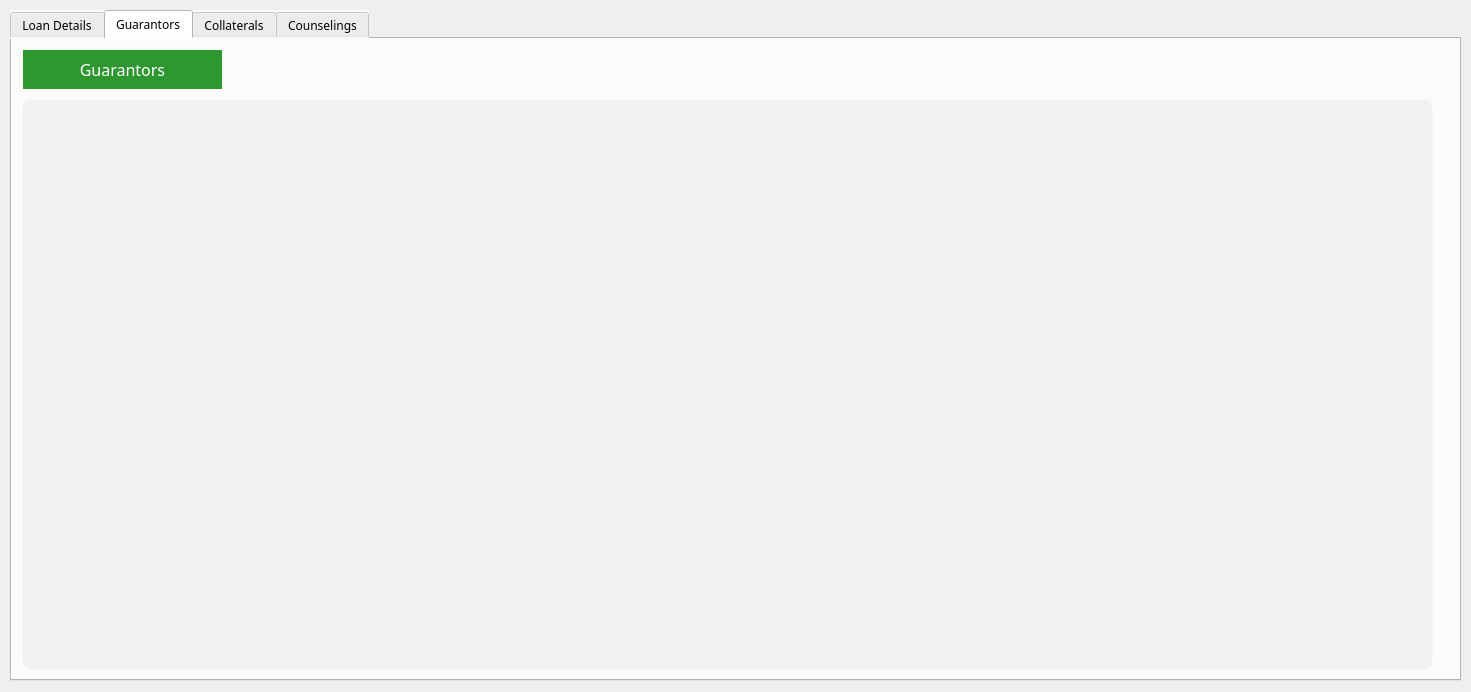
<?xml version="1.0" encoding="UTF-8"?>
<ui version="4.0">
 <class>MainWindow</class>
 <widget class="QMainWindow" name="MainWindow">
  <property name="geometry">
   <rect>
    <x>0</x>
    <y>0</y>
    <width>1471</width>
    <height>692</height>
   </rect>
  </property>
  <property name="windowTitle">
   <string>Details</string>
  </property>
  <property name="styleSheet">
   <string notr="true">background-color: #fbfbfb;

QPushButton {
    background-color: #0077c2;
    color: white;
    border: 1px solid transparent;
    border-radius: 10px;
    padding: 5px 10px;
}

QPushButton:hover {
    border: 1px solid white;
}

QPushButton:pressed {
    background-color: #005f9e;
    padding-top: 6px;
    padding-bottom: 4px;
}

QPushButton:disabled {
    background-color: lightgray;
    color: gray;
    border: 1px solid gray;
}
</string>
  </property>
  <widget class="QWidget" name="centralwidget">
   <widget class="QTabWidget" name="tabWidget">
    <property name="geometry">
     <rect>
      <x>10</x>
      <y>10</y>
      <width>1451</width>
      <height>671</height>
     </rect>
    </property>
    <property name="font">
     <font>
      <family>Arial Black</family>
     </font>
    </property>
    <property name="styleSheet">
     <string notr="true">background-color: #fbfbfb;</string>
    </property>
    <property name="currentIndex">
     <number>1</number>
    </property>
    <widget class="QWidget" name="tab_2">
     <attribute name="title">
      <string>Loan Details</string>
     </attribute>
     <widget class="QLabel" name="label_16">
      <property name="geometry">
       <rect>
        <x>20</x>
        <y>130</y>
        <width>201</width>
        <height>41</height>
       </rect>
      </property>
      <property name="font">
       <font>
        <family>Arial Black</family>
        <pointsize>12</pointsize>
       </font>
      </property>
      <property name="styleSheet">
       <string notr="true">background-color: #2e9730; color: white;</string>
      </property>
      <property name="frameShape">
       <enum>QFrame::Box</enum>
      </property>
      <property name="text">
       <string>Repayment Schedule</string>
      </property>
      <property name="alignment">
       <set>Qt::AlignCenter</set>
      </property>
     </widget>
     <widget class="QTableView" name="repaymentScheduleTable">
      <property name="geometry">
       <rect>
        <x>20</x>
        <y>182</y>
        <width>711</width>
        <height>451</height>
       </rect>
      </property>
      <property name="font">
       <font>
        <family>Arial Black</family>
       </font>
      </property>
      <property name="styleSheet">
       <string notr="true">background-color: #f1f1f1;
border: 1px solid transparent;
border-radius: 10px;</string>
      </property>
     </widget>
     <widget class="QTableView" name="receivedTable">
      <property name="geometry">
       <rect>
        <x>740</x>
        <y>182</y>
        <width>691</width>
        <height>451</height>
       </rect>
      </property>
      <property name="font">
       <font>
        <family>Arial Black</family>
       </font>
      </property>
      <property name="styleSheet">
       <string notr="true">background-color: #f1f1f1;
border: 1px solid transparent;
border-radius: 10px;</string>
      </property>
     </widget>
     <widget class="QLabel" name="label_17">
      <property name="geometry">
       <rect>
        <x>740</x>
        <y>130</y>
        <width>201</width>
        <height>41</height>
       </rect>
      </property>
      <property name="font">
       <font>
        <family>Arial Black</family>
        <pointsize>12</pointsize>
       </font>
      </property>
      <property name="styleSheet">
       <string notr="true">background-color: #2e9730; color: white;</string>
      </property>
      <property name="frameShape">
       <enum>QFrame::Box</enum>
      </property>
      <property name="text">
       <string>Received</string>
      </property>
      <property name="alignment">
       <set>Qt::AlignCenter</set>
      </property>
     </widget>
     <widget class="QLabel" name="label_33">
      <property name="geometry">
       <rect>
        <x>740</x>
        <y>10</y>
        <width>160</width>
        <height>31</height>
       </rect>
      </property>
      <property name="minimumSize">
       <size>
        <width>160</width>
        <height>0</height>
       </size>
      </property>
      <property name="maximumSize">
       <size>
        <width>200</width>
        <height>16777215</height>
       </size>
      </property>
      <property name="font">
       <font>
        <family>Arial Black</family>
        <pointsize>9</pointsize>
       </font>
      </property>
      <property name="styleSheet">
       <string notr="true">background-color:rgb(241, 241, 241);
border: 1px solid #ef9a9a;
border-radius: 10px;</string>
      </property>
      <property name="frameShape">
       <enum>QFrame::Box</enum>
      </property>
      <property name="text">
       <string>Loan Amount</string>
      </property>
      <property name="alignment">
       <set>Qt::AlignCenter</set>
      </property>
     </widget>
     <widget class="QLabel" name="loanOfficer">
      <property name="geometry">
       <rect>
        <x>140</x>
        <y>90</y>
        <width>110</width>
        <height>31</height>
       </rect>
      </property>
      <property name="minimumSize">
       <size>
        <width>110</width>
        <height>0</height>
       </size>
      </property>
      <property name="maximumSize">
       <size>
        <width>110</width>
        <height>16777215</height>
       </size>
      </property>
      <property name="font">
       <font>
        <family>Arial Black</family>
       </font>
      </property>
      <property name="styleSheet">
       <string notr="true">QLabel {
    border: 1px solid black;
    background-color: transparent;
    color: black;
}

QLabel:disabled {
    border: 1px solid lightgray;
    background-color: rgb(236, 236, 236);
    color: lightgray;
}
</string>
      </property>
      <property name="frameShape">
       <enum>QFrame::Box</enum>
      </property>
      <property name="text">
       <string/>
      </property>
     </widget>
     <widget class="QLabel" name="loanStatus">
      <property name="geometry">
       <rect>
        <x>140</x>
        <y>50</y>
        <width>110</width>
        <height>31</height>
       </rect>
      </property>
      <property name="minimumSize">
       <size>
        <width>110</width>
        <height>0</height>
       </size>
      </property>
      <property name="maximumSize">
       <size>
        <width>110</width>
        <height>16777215</height>
       </size>
      </property>
      <property name="font">
       <font>
        <family>Arial Black</family>
       </font>
      </property>
      <property name="styleSheet">
       <string notr="true">QLabel {
    border: 1px solid black;
    background-color: transparent;
    color: black;
}

QLabel:disabled {
    border: 1px solid lightgray;
    background-color: rgb(236, 236, 236);
    color: lightgray;
}
</string>
      </property>
      <property name="frameShape">
       <enum>QFrame::Box</enum>
      </property>
      <property name="text">
       <string/>
      </property>
     </widget>
     <widget class="QLabel" name="label_40">
      <property name="geometry">
       <rect>
        <x>1099</x>
        <y>10</y>
        <width>171</width>
        <height>31</height>
       </rect>
      </property>
      <property name="minimumSize">
       <size>
        <width>160</width>
        <height>0</height>
       </size>
      </property>
      <property name="maximumSize">
       <size>
        <width>200</width>
        <height>16777215</height>
       </size>
      </property>
      <property name="font">
       <font>
        <family>Arial Black</family>
        <pointsize>9</pointsize>
       </font>
      </property>
      <property name="styleSheet">
       <string notr="true">background-color:rgb(241, 241, 241);
border: 1px solid #ef9a9a;
border-radius: 10px;</string>
      </property>
      <property name="frameShape">
       <enum>QFrame::Box</enum>
      </property>
      <property name="text">
       <string>Repayment Cycle</string>
      </property>
      <property name="alignment">
       <set>Qt::AlignCenter</set>
      </property>
     </widget>
     <widget class="QLabel" name="loanAmount">
      <property name="geometry">
       <rect>
        <x>920</x>
        <y>10</y>
        <width>110</width>
        <height>31</height>
       </rect>
      </property>
      <property name="minimumSize">
       <size>
        <width>110</width>
        <height>0</height>
       </size>
      </property>
      <property name="maximumSize">
       <size>
        <width>110</width>
        <height>16777215</height>
       </size>
      </property>
      <property name="font">
       <font>
        <family>Arial Black</family>
       </font>
      </property>
      <property name="styleSheet">
       <string notr="true">QLabel {
    border: 1px solid black;
    background-color: transparent;
    color: black;
}

QLabel:disabled {
    border: 1px solid lightgray;
    background-color: rgb(236, 236, 236);
    color: lightgray;
}
</string>
      </property>
      <property name="frameShape">
       <enum>QFrame::Box</enum>
      </property>
      <property name="text">
       <string/>
      </property>
     </widget>
     <widget class="QLabel" name="label_42">
      <property name="geometry">
       <rect>
        <x>1099</x>
        <y>50</y>
        <width>171</width>
        <height>31</height>
       </rect>
      </property>
      <property name="minimumSize">
       <size>
        <width>160</width>
        <height>0</height>
       </size>
      </property>
      <property name="maximumSize">
       <size>
        <width>200</width>
        <height>16777215</height>
       </size>
      </property>
      <property name="font">
       <font>
        <family>Arial Black</family>
        <pointsize>9</pointsize>
       </font>
      </property>
      <property name="styleSheet">
       <string notr="true">background-color:rgb(241, 241, 241);
border: 1px solid #ef9a9a;
border-radius: 10px;</string>
      </property>
      <property name="frameShape">
       <enum>QFrame::Box</enum>
      </property>
      <property name="text">
       <string> Number of Repayment</string>
      </property>
      <property name="alignment">
       <set>Qt::AlignCenter</set>
      </property>
     </widget>
     <widget class="QLabel" name="numberOfRepayment">
      <property name="geometry">
       <rect>
        <x>1280</x>
        <y>50</y>
        <width>110</width>
        <height>31</height>
       </rect>
      </property>
      <property name="minimumSize">
       <size>
        <width>110</width>
        <height>0</height>
       </size>
      </property>
      <property name="maximumSize">
       <size>
        <width>110</width>
        <height>16777215</height>
       </size>
      </property>
      <property name="font">
       <font>
        <family>Arial Black</family>
       </font>
      </property>
      <property name="styleSheet">
       <string notr="true">QLabel {
    border: 1px solid black;
    background-color: transparent;
    color: black;
}

QLabel:disabled {
    border: 1px solid lightgray;
    background-color: rgb(236, 236, 236);
    color: lightgray;
}
</string>
      </property>
      <property name="frameShape">
       <enum>QFrame::Box</enum>
      </property>
      <property name="text">
       <string/>
      </property>
     </widget>
     <widget class="QLabel" name="label_35">
      <property name="geometry">
       <rect>
        <x>740</x>
        <y>50</y>
        <width>160</width>
        <height>31</height>
       </rect>
      </property>
      <property name="minimumSize">
       <size>
        <width>160</width>
        <height>0</height>
       </size>
      </property>
      <property name="maximumSize">
       <size>
        <width>200</width>
        <height>16777215</height>
       </size>
      </property>
      <property name="font">
       <font>
        <family>Arial Black</family>
        <pointsize>9</pointsize>
       </font>
      </property>
      <property name="styleSheet">
       <string notr="true">background-color:rgb(241, 241, 241);
border: 1px solid #ef9a9a;
border-radius: 10px;</string>
      </property>
      <property name="frameShape">
       <enum>QFrame::Box</enum>
      </property>
      <property name="text">
       <string>Interest Rate</string>
      </property>
      <property name="alignment">
       <set>Qt::AlignCenter</set>
      </property>
     </widget>
     <widget class="QLabel" name="label_70">
      <property name="geometry">
       <rect>
        <x>260</x>
        <y>10</y>
        <width>110</width>
        <height>31</height>
       </rect>
      </property>
      <property name="minimumSize">
       <size>
        <width>110</width>
        <height>0</height>
       </size>
      </property>
      <property name="maximumSize">
       <size>
        <width>110</width>
        <height>16777215</height>
       </size>
      </property>
      <property name="font">
       <font>
        <family>Arial Black</family>
        <pointsize>9</pointsize>
       </font>
      </property>
      <property name="styleSheet">
       <string notr="true">background-color:rgb(241, 241, 241);
border: 1px solid #ef9a9a;
border-radius: 10px;</string>
      </property>
      <property name="frameShape">
       <enum>QFrame::Box</enum>
      </property>
      <property name="text">
       <string>Contract Date</string>
      </property>
      <property name="alignment">
       <set>Qt::AlignCenter</set>
      </property>
     </widget>
     <widget class="QLabel" name="label_37">
      <property name="geometry">
       <rect>
        <x>20</x>
        <y>90</y>
        <width>110</width>
        <height>31</height>
       </rect>
      </property>
      <property name="minimumSize">
       <size>
        <width>110</width>
        <height>0</height>
       </size>
      </property>
      <property name="maximumSize">
       <size>
        <width>110</width>
        <height>16777215</height>
       </size>
      </property>
      <property name="font">
       <font>
        <family>Arial Black</family>
        <pointsize>9</pointsize>
       </font>
      </property>
      <property name="styleSheet">
       <string notr="true">background-color:rgb(241, 241, 241);
border: 1px solid #ef9a9a;
border-radius: 10px;</string>
      </property>
      <property name="frameShape">
       <enum>QFrame::Box</enum>
      </property>
      <property name="text">
       <string>Loan Officer</string>
      </property>
      <property name="alignment">
       <set>Qt::AlignCenter</set>
      </property>
     </widget>
     <widget class="QLabel" name="repaymentCycle">
      <property name="geometry">
       <rect>
        <x>1280</x>
        <y>10</y>
        <width>110</width>
        <height>31</height>
       </rect>
      </property>
      <property name="minimumSize">
       <size>
        <width>110</width>
        <height>0</height>
       </size>
      </property>
      <property name="maximumSize">
       <size>
        <width>110</width>
        <height>16777215</height>
       </size>
      </property>
      <property name="font">
       <font>
        <family>Arial Black</family>
       </font>
      </property>
      <property name="styleSheet">
       <string notr="true">QLabel {
    border: 1px solid black;
    background-color: transparent;
    color: black;
}

QLabel:disabled {
    border: 1px solid lightgray;
    background-color: rgb(236, 236, 236);
    color: lightgray;
}
</string>
      </property>
      <property name="frameShape">
       <enum>QFrame::Box</enum>
      </property>
      <property name="text">
       <string/>
      </property>
     </widget>
     <widget class="QLabel" name="label_24">
      <property name="geometry">
       <rect>
        <x>20</x>
        <y>10</y>
        <width>110</width>
        <height>31</height>
       </rect>
      </property>
      <property name="minimumSize">
       <size>
        <width>110</width>
        <height>0</height>
       </size>
      </property>
      <property name="maximumSize">
       <size>
        <width>110</width>
        <height>16777215</height>
       </size>
      </property>
      <property name="font">
       <font>
        <family>Arial Black</family>
        <pointsize>9</pointsize>
       </font>
      </property>
      <property name="styleSheet">
       <string notr="true">background-color:rgb(241, 241, 241);
border: 1px solid #ef9a9a;
border-radius: 10px;</string>
      </property>
      <property name="frameShape">
       <enum>QFrame::Box</enum>
      </property>
      <property name="text">
       <string>Loan No.</string>
      </property>
      <property name="alignment">
       <set>Qt::AlignCenter</set>
      </property>
     </widget>
     <widget class="QLabel" name="label_44">
      <property name="geometry">
       <rect>
        <x>20</x>
        <y>50</y>
        <width>110</width>
        <height>31</height>
       </rect>
      </property>
      <property name="minimumSize">
       <size>
        <width>110</width>
        <height>0</height>
       </size>
      </property>
      <property name="maximumSize">
       <size>
        <width>110</width>
        <height>16777215</height>
       </size>
      </property>
      <property name="font">
       <font>
        <family>Arial Black</family>
        <pointsize>9</pointsize>
       </font>
      </property>
      <property name="styleSheet">
       <string notr="true">background-color:rgb(241, 241, 241);
border: 1px solid #ef9a9a;
border-radius: 10px;</string>
      </property>
      <property name="frameShape">
       <enum>QFrame::Box</enum>
      </property>
      <property name="text">
       <string>Loan Status</string>
      </property>
      <property name="alignment">
       <set>Qt::AlignCenter</set>
      </property>
     </widget>
     <widget class="QLabel" name="label_71">
      <property name="geometry">
       <rect>
        <x>1040</x>
        <y>20</y>
        <width>41</width>
        <height>16</height>
       </rect>
      </property>
      <property name="font">
       <font>
        <family>Arial Black</family>
       </font>
      </property>
      <property name="text">
       <string>MMK</string>
      </property>
     </widget>
     <widget class="QLabel" name="repaymentMethod">
      <property name="geometry">
       <rect>
        <x>920</x>
        <y>90</y>
        <width>110</width>
        <height>31</height>
       </rect>
      </property>
      <property name="minimumSize">
       <size>
        <width>110</width>
        <height>0</height>
       </size>
      </property>
      <property name="maximumSize">
       <size>
        <width>110</width>
        <height>16777215</height>
       </size>
      </property>
      <property name="font">
       <font>
        <family>Arial Black</family>
       </font>
      </property>
      <property name="styleSheet">
       <string notr="true">QLabel {
    border: 1px solid black;
    background-color: transparent;
    color: black;
}

QLabel:disabled {
    border: 1px solid lightgray;
    background-color: rgb(236, 236, 236);
    color: lightgray;
}
</string>
      </property>
      <property name="frameShape">
       <enum>QFrame::Box</enum>
      </property>
      <property name="text">
       <string/>
      </property>
     </widget>
     <widget class="QLabel" name="label_139">
      <property name="geometry">
       <rect>
        <x>1400</x>
        <y>20</y>
        <width>41</width>
        <height>20</height>
       </rect>
      </property>
      <property name="font">
       <font>
        <family>Arial Black</family>
       </font>
      </property>
      <property name="text">
       <string>days</string>
      </property>
     </widget>
     <widget class="QLabel" name="interestRate">
      <property name="geometry">
       <rect>
        <x>920</x>
        <y>50</y>
        <width>110</width>
        <height>31</height>
       </rect>
      </property>
      <property name="minimumSize">
       <size>
        <width>110</width>
        <height>0</height>
       </size>
      </property>
      <property name="maximumSize">
       <size>
        <width>110</width>
        <height>16777215</height>
       </size>
      </property>
      <property name="font">
       <font>
        <family>Arial Black</family>
       </font>
      </property>
      <property name="styleSheet">
       <string notr="true">QLabel {
    border: 1px solid black;
    background-color: transparent;
    color: black;
}

QLabel:disabled {
    border: 1px solid lightgray;
    background-color: rgb(236, 236, 236);
    color: lightgray;
}
</string>
      </property>
      <property name="frameShape">
       <enum>QFrame::Box</enum>
      </property>
      <property name="text">
       <string/>
      </property>
     </widget>
     <widget class="QLabel" name="contractDate">
      <property name="geometry">
       <rect>
        <x>380</x>
        <y>10</y>
        <width>110</width>
        <height>31</height>
       </rect>
      </property>
      <property name="minimumSize">
       <size>
        <width>110</width>
        <height>0</height>
       </size>
      </property>
      <property name="maximumSize">
       <size>
        <width>110</width>
        <height>16777215</height>
       </size>
      </property>
      <property name="font">
       <font>
        <family>Arial Black</family>
       </font>
      </property>
      <property name="styleSheet">
       <string notr="true">QLabel {
    border: 1px solid black;
    background-color: transparent;
    color: black;
}

QLabel:disabled {
    border: 1px solid lightgray;
    background-color: rgb(236, 236, 236);
    color: lightgray;
}
</string>
      </property>
      <property name="frameShape">
       <enum>QFrame::Box</enum>
      </property>
      <property name="text">
       <string/>
      </property>
     </widget>
     <widget class="QLabel" name="label_72">
      <property name="geometry">
       <rect>
        <x>260</x>
        <y>50</y>
        <width>110</width>
        <height>31</height>
       </rect>
      </property>
      <property name="minimumSize">
       <size>
        <width>110</width>
        <height>0</height>
       </size>
      </property>
      <property name="maximumSize">
       <size>
        <width>110</width>
        <height>16777215</height>
       </size>
      </property>
      <property name="font">
       <font>
        <family>Arial Black</family>
        <pointsize>9</pointsize>
       </font>
      </property>
      <property name="styleSheet">
       <string notr="true">background-color:rgb(241, 241, 241);
border: 1px solid #ef9a9a;
border-radius: 10px;</string>
      </property>
      <property name="frameShape">
       <enum>QFrame::Box</enum>
      </property>
      <property name="text">
       <string>Loan Type</string>
      </property>
      <property name="alignment">
       <set>Qt::AlignCenter</set>
      </property>
     </widget>
     <widget class="QLabel" name="loanNumber">
      <property name="geometry">
       <rect>
        <x>140</x>
        <y>10</y>
        <width>110</width>
        <height>31</height>
       </rect>
      </property>
      <property name="minimumSize">
       <size>
        <width>110</width>
        <height>0</height>
       </size>
      </property>
      <property name="maximumSize">
       <size>
        <width>110</width>
        <height>16777215</height>
       </size>
      </property>
      <property name="font">
       <font>
        <family>Arial Black</family>
       </font>
      </property>
      <property name="styleSheet">
       <string notr="true">QLabel {
    border: 1px solid black;
    background-color: transparent;
    color: black;
}

QLabel:disabled {
    border: 1px solid lightgray;
    background-color: rgb(236, 236, 236);
    color: lightgray;
}
</string>
      </property>
      <property name="frameShape">
       <enum>QFrame::Box</enum>
      </property>
      <property name="text">
       <string/>
      </property>
     </widget>
     <widget class="QLabel" name="loanType">
      <property name="geometry">
       <rect>
        <x>380</x>
        <y>50</y>
        <width>110</width>
        <height>31</height>
       </rect>
      </property>
      <property name="minimumSize">
       <size>
        <width>110</width>
        <height>0</height>
       </size>
      </property>
      <property name="maximumSize">
       <size>
        <width>110</width>
        <height>16777215</height>
       </size>
      </property>
      <property name="font">
       <font>
        <family>Arial Black</family>
       </font>
      </property>
      <property name="styleSheet">
       <string notr="true">QLabel {
    border: 1px solid black;
    background-color: transparent;
    color: black;
}

QLabel:disabled {
    border: 1px solid lightgray;
    background-color: rgb(236, 236, 236);
    color: lightgray;
}
</string>
      </property>
      <property name="frameShape">
       <enum>QFrame::Box</enum>
      </property>
      <property name="text">
       <string/>
      </property>
     </widget>
     <widget class="QLabel" name="label_73">
      <property name="geometry">
       <rect>
        <x>740</x>
        <y>90</y>
        <width>160</width>
        <height>31</height>
       </rect>
      </property>
      <property name="minimumSize">
       <size>
        <width>160</width>
        <height>0</height>
       </size>
      </property>
      <property name="maximumSize">
       <size>
        <width>200</width>
        <height>16777215</height>
       </size>
      </property>
      <property name="font">
       <font>
        <family>Arial Black</family>
        <pointsize>9</pointsize>
       </font>
      </property>
      <property name="styleSheet">
       <string notr="true">background-color:rgb(241, 241, 241);
border: 1px solid #ef9a9a;
border-radius: 10px;</string>
      </property>
      <property name="frameShape">
       <enum>QFrame::Box</enum>
      </property>
      <property name="text">
       <string>Repayment Method</string>
      </property>
      <property name="alignment">
       <set>Qt::AlignCenter</set>
      </property>
     </widget>
     <widget class="QLabel" name="label_74">
      <property name="geometry">
       <rect>
        <x>1040</x>
        <y>60</y>
        <width>16</width>
        <height>16</height>
       </rect>
      </property>
      <property name="font">
       <font>
        <family>Arial Black</family>
       </font>
      </property>
      <property name="text">
       <string>%</string>
      </property>
     </widget>
     <widget class="QLabel" name="label_75">
      <property name="geometry">
       <rect>
        <x>260</x>
        <y>90</y>
        <width>110</width>
        <height>31</height>
       </rect>
      </property>
      <property name="minimumSize">
       <size>
        <width>110</width>
        <height>0</height>
       </size>
      </property>
      <property name="maximumSize">
       <size>
        <width>110</width>
        <height>16777215</height>
       </size>
      </property>
      <property name="font">
       <font>
        <family>Arial Black</family>
        <pointsize>9</pointsize>
       </font>
      </property>
      <property name="styleSheet">
       <string notr="true">background-color:rgb(241, 241, 241);
border: 1px solid #ef9a9a;
border-radius: 10px;</string>
      </property>
      <property name="frameShape">
       <enum>QFrame::Box</enum>
      </property>
      <property name="text">
       <string>CP No.</string>
      </property>
      <property name="alignment">
       <set>Qt::AlignCenter</set>
      </property>
     </widget>
     <widget class="QLabel" name="cpNumber">
      <property name="geometry">
       <rect>
        <x>380</x>
        <y>90</y>
        <width>110</width>
        <height>31</height>
       </rect>
      </property>
      <property name="minimumSize">
       <size>
        <width>110</width>
        <height>0</height>
       </size>
      </property>
      <property name="maximumSize">
       <size>
        <width>110</width>
        <height>16777215</height>
       </size>
      </property>
      <property name="font">
       <font>
        <family>Arial Black</family>
       </font>
      </property>
      <property name="styleSheet">
       <string notr="true">QLabel {
    border: 1px solid black;
    background-color: transparent;
    color: black;
}

QLabel:disabled {
    border: 1px solid lightgray;
    background-color: rgb(236, 236, 236);
    color: lightgray;
}
</string>
      </property>
      <property name="frameShape">
       <enum>QFrame::Box</enum>
      </property>
      <property name="text">
       <string/>
      </property>
     </widget>
    </widget>
    <widget class="QWidget" name="tab_3">
     <attribute name="title">
      <string>Guarantors</string>
     </attribute>
     <widget class="QTableView" name="guarantorTable">
      <property name="geometry">
       <rect>
        <x>10</x>
        <y>60</y>
        <width>1411</width>
        <height>571</height>
       </rect>
      </property>
      <property name="styleSheet">
       <string notr="true">background-color: #f1f1f1;
border: 1px solid transparent;
border-radius: 10px;</string>
      </property>
     </widget>
     <widget class="QLabel" name="label_18">
      <property name="geometry">
       <rect>
        <x>10</x>
        <y>10</y>
        <width>201</width>
        <height>41</height>
       </rect>
      </property>
      <property name="font">
       <font>
        <family>Arial Black</family>
        <pointsize>12</pointsize>
       </font>
      </property>
      <property name="styleSheet">
       <string notr="true">background-color: #2e9730; color: white;</string>
      </property>
      <property name="frameShape">
       <enum>QFrame::Box</enum>
      </property>
      <property name="text">
       <string>Guarantors</string>
      </property>
      <property name="alignment">
       <set>Qt::AlignCenter</set>
      </property>
     </widget>
    </widget>
    <widget class="QWidget" name="tab_4">
     <attribute name="title">
      <string>Collaterals</string>
     </attribute>
     <widget class="QTableView" name="collateralTable">
      <property name="geometry">
       <rect>
        <x>10</x>
        <y>60</y>
        <width>1411</width>
        <height>571</height>
       </rect>
      </property>
      <property name="styleSheet">
       <string notr="true">background-color: #f1f1f1;
border: 1px solid transparent;
border-radius: 10px;</string>
      </property>
     </widget>
     <widget class="QLabel" name="label_19">
      <property name="geometry">
       <rect>
        <x>10</x>
        <y>10</y>
        <width>201</width>
        <height>41</height>
       </rect>
      </property>
      <property name="font">
       <font>
        <family>Arial Black</family>
        <pointsize>12</pointsize>
       </font>
      </property>
      <property name="styleSheet">
       <string notr="true">background-color: #2e9730; color: white;</string>
      </property>
      <property name="frameShape">
       <enum>QFrame::Box</enum>
      </property>
      <property name="text">
       <string>Collaterals</string>
      </property>
      <property name="alignment">
       <set>Qt::AlignCenter</set>
      </property>
     </widget>
    </widget>
    <widget class="QWidget" name="tab_5">
     <attribute name="title">
      <string>Counselings</string>
     </attribute>
     <widget class="QTableView" name="counselingTable">
      <property name="geometry">
       <rect>
        <x>10</x>
        <y>60</y>
        <width>1411</width>
        <height>571</height>
       </rect>
      </property>
      <property name="font">
       <font>
        <family>Arial Black</family>
       </font>
      </property>
      <property name="styleSheet">
       <string notr="true">background-color: #f1f1f1;
border: 1px solid transparent;
border-radius: 10px;</string>
      </property>
     </widget>
     <widget class="QLabel" name="label_20">
      <property name="geometry">
       <rect>
        <x>10</x>
        <y>10</y>
        <width>201</width>
        <height>41</height>
       </rect>
      </property>
      <property name="font">
       <font>
        <family>Arial Black</family>
        <pointsize>12</pointsize>
       </font>
      </property>
      <property name="styleSheet">
       <string notr="true">background-color: #2e9730; color: white;</string>
      </property>
      <property name="frameShape">
       <enum>QFrame::Box</enum>
      </property>
      <property name="text">
       <string>Counselings</string>
      </property>
      <property name="alignment">
       <set>Qt::AlignCenter</set>
      </property>
     </widget>
    </widget>
   </widget>
  </widget>
 </widget>
 <resources/>
 <connections/>
</ui>
